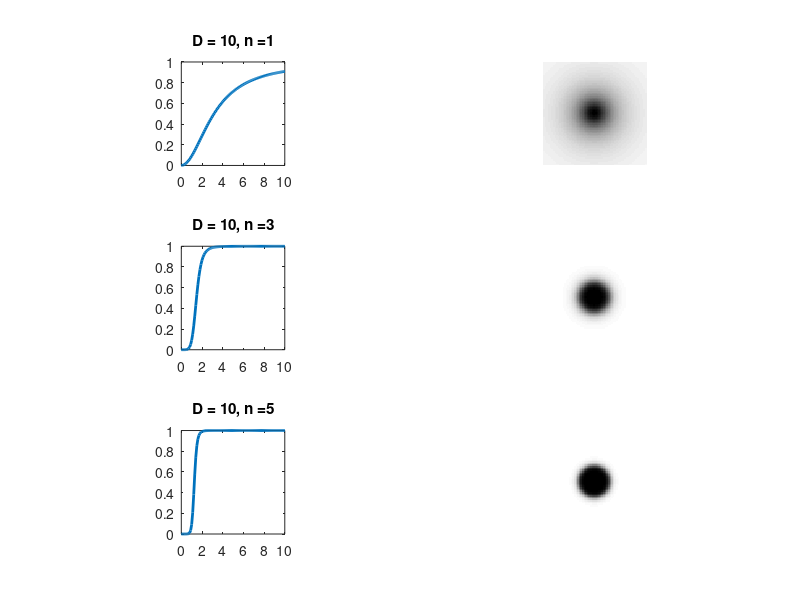

Write the MATLAB code that produced this figure.
clear all;
clc;
close all;

D = 10;
x = 0:0.1:D;

for n=1:2:6
    for i=1:size(x,2)
        y(i) = 1/(1+D/(x(i))^(2*n));
    end
    n
    subplot(3,2,n);
    plot(x,y,'LineWidth',2);
    title(strcat('D = 10, n =', num2str(n)));
    axis square;

    F = ones(64);
    c = [size(F,1)/2 size(F,2)/2];
    for i=1:size(F,1)
        for j=1:size(F,2)
            d = sqrt((i-c(1))^2 + (j-c(2))^2);
            F(i,j) = 1-1/(1+(d/D)^(2*n));
        end
    end
    subplot(3,2,n+1);
    imshow(F);
end
